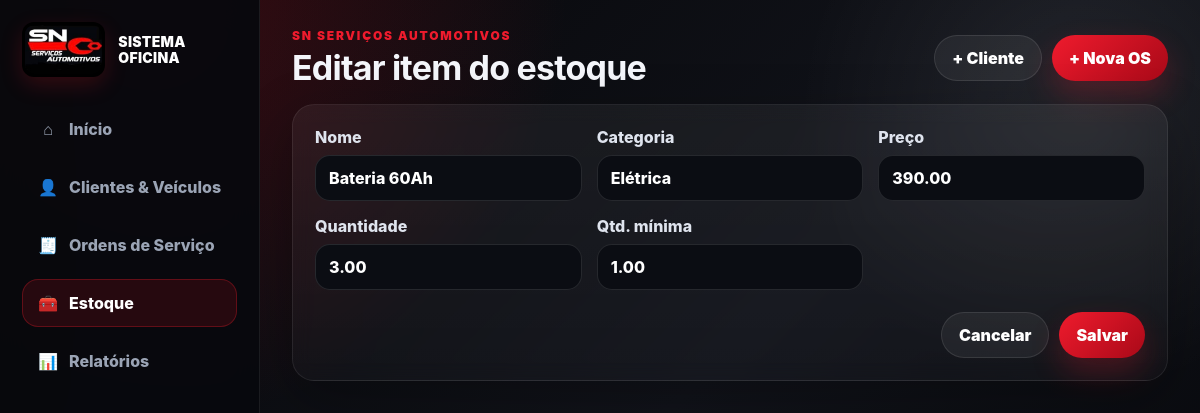
Screenshot of /estoque/10/editar with the database file from the repository.
### tables this page shows
CREATE TABLE inventory (
            id INTEGER PRIMARY KEY AUTOINCREMENT,
            name TEXT NOT NULL,
            category TEXT,
            unit_price REAL DEFAULT 0,
            qty REAL DEFAULT 0,
            min_qty REAL DEFAULT 0,
            created_at TEXT NOT NULL
        );

### app.py (the view, shortened to what this page needs)
@app.route("/estoque/<int:item_id>/editar", methods=["GET", "POST"])
def inventory_edit(item_id: int):
    item = query_one("SELECT * FROM inventory WHERE id = ?", (item_id,))
    if not item:
        flash("Item não encontrado.", "error")
        return redirect(url_for("inventory"))
    return render_template("inventory_form.html", item=item)

### app.py (called while the page is built)
def get_db() -> sqlite3.Connection:
    if "db" not in g:
        conn = sqlite3.connect(DATABASE)
        conn.row_factory = sqlite3.Row
        g.db = conn
    return g.db

def query_one(sql: str, args: tuple[Any, ...] = ()) -> sqlite3.Row | None:
    return get_db().execute(sql, args).fetchone()

@app.context_processor
def inject_helpers() -> dict[str, Any]:
    return {
        "money": float_to_money,
        "br_date": br_date,
        "br_datetime": br_datetime,
        "today_iso": today_iso,
    }

@app.before_request
def ensure_db() -> None:
    init_db()

### templates/inventory_form.html (shortened to what this page needs)
{% extends 'base.html' %}
{% block heading %}Editar item do estoque{% endblock %}
{% block content %}
<form class="card form-card" method="post">
  <div class="form-grid">
    <label>Nome<input required name="name" value="{{ item.name }}"></label>
    <label>Categoria<input name="category" value="{{ item.category }}"></label>
    <label>Preço<input name="unit_price" inputmode="decimal" value="{{ '%.2f'|format(item.unit_price) }}"></label>
    <label>Quantidade<input name="qty" inputmode="decimal" value="{{ '%.2f'|format(item.qty) }}"></label>
    <label>Qtd. mínima<input name="min_qty" inputmode="decimal" value="{{ '%.2f'|format(item.min_qty) }}"></label>
  </div>
  <div class="row-actions end">
    <a class="btn btn-ghost" href="{{ url_for('inventory') }}">Cancelar</a>
    <button class="btn btn-primary" type="submit">Salvar</button>
  </div>
</form>
{% endblock %}

### static/css/style.css (style rules this page uses)
:root { --bg:#08090d; --panel:#11131a; --panel-2:#171a23; --glass:rgba(255,255,255,.055); --glass-2:rgba(255,255,255,.025); --text:#f4f6fb; --muted:#9ba4b5; --line:#272c38; --red:#ef1b2d; --red-2:#a90918; --white:#ffffff; --green:#25d366; --yellow:#ffcc4d; --shadow:0 18px 55px rgba(0,0,0,.28); --shadow-soft:0 12px 35px rgba(0,0,0,.22); --radius:22px; --safe-bottom:env(safe-area-inset-bottom,0px); --safe-top:env(safe-area-inset-top,0px); }
* { box-sizing:border-box;-webkit-tap-highlight-color:transparent }
html { width:100%;min-width:0;overflow-x:hidden;background:#050507 }
body { margin:0; width:100%; min-width:0; min-height:100vh; overflow-x:hidden; font-family:Inter,system-ui,-apple-system,BlinkMacSystemFont,"Segoe UI",sans-serif; color:var(--text); background: radial-gradient(circle at 12% 0%,rgba(239,27,45,.22),transparent 32%), radial-gradient(circle at 90% 14%,rgba(255,255,255,.08),transparent 22%), linear-gradient(135deg,#050507 0%,#11131a 54%,#06070a 100%); }
a { color:inherit;text-decoration:none }
button,input,textarea,select { font:inherit }
button { touch-action:manipulation }
.top-actions,.row-actions,.actions { display:flex;gap:10px;align-items:center }
.end { justify-content:flex-end;margin-top:22px }
.btn,.mini { border:0;cursor:pointer;border-radius:999px;font-weight:900;display:inline-flex;align-items:center;justify-content:center;white-space:nowrap;transition:.18s ease }
.btn { padding:12px 17px;min-height:46px }
.btn-primary { background:linear-gradient(135deg,var(--red),var(--red-2));color:#fff;box-shadow:0 14px 30px rgba(239,27,45,.24) }
.btn-ghost { background:rgba(255,255,255,.06);border:1px solid rgba(255,255,255,.1);color:#fff }
.card { background:linear-gradient(180deg,var(--glass),var(--glass-2));border:1px solid rgba(255,255,255,.08);border-radius:var(--radius);box-shadow:var(--shadow);padding:22px;margin-bottom:22px;backdrop-filter:blur(10px);min-width:0 }
.form-card { max-width:1120px }
.form-grid { display:grid;grid-template-columns:repeat(3,minmax(0,1fr));gap:15px }
label { display:grid;gap:8px;color:#dfe4ee;font-weight:800 }
input,textarea,select { width:100%;border-radius:15px;border:1px solid rgba(255,255,255,.11);background:#0b0d13;color:#fff;padding:12px 13px;outline:none;min-height:46px }

### rows the page displays
inventory: name "Bateria 60Ah", category "Elétrica", unit_price "390.00", qty "3.00", min_qty "1.00"
